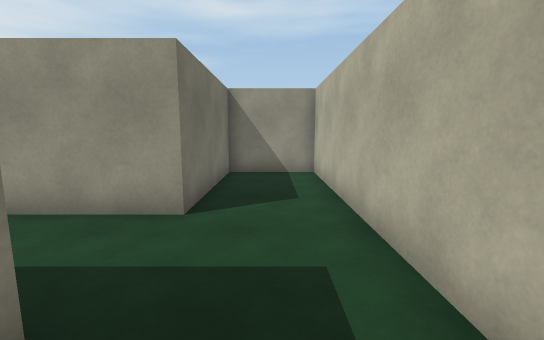
View 1 (above)

19 first-person views from a walk through a scene from a Unity 3-D project. The camera is 1.4 m above the floor, tilts 8° down and sees 90° across. The floor is counted in squares, 1 m on a side. Each view is taken from the middle of a square. On the plan, view 1 faces up. The plan holds only what a view shows up to about 13 squares ahead; the rest is blank. The player is left out.

View 2
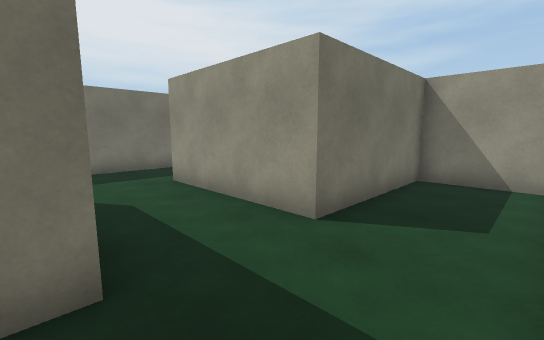

View 3
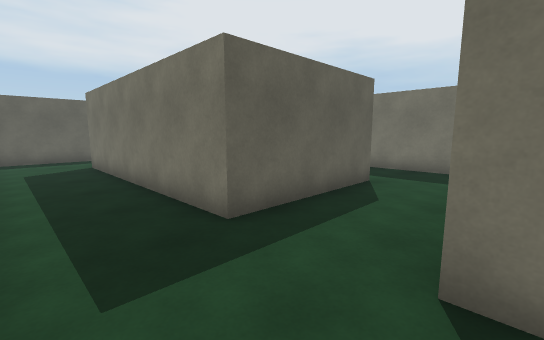

View 4
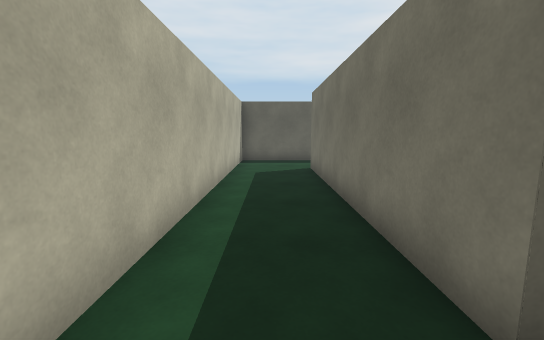

View 5
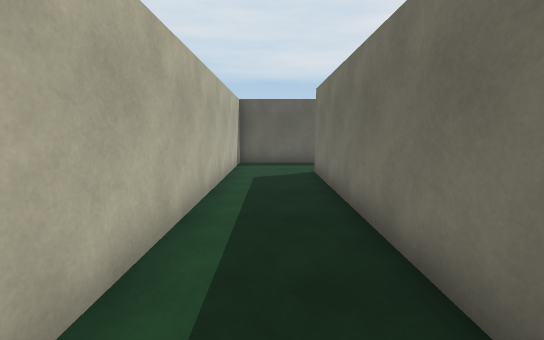

View 6
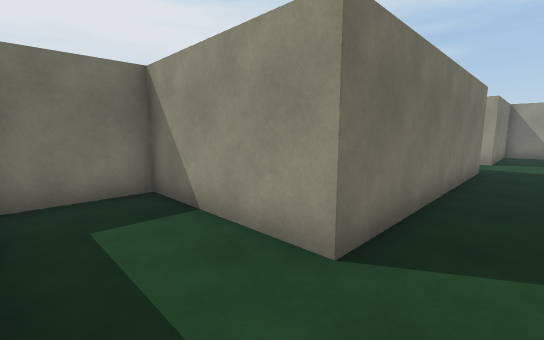

View 7
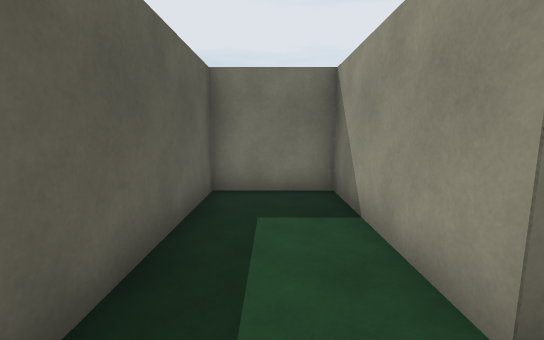

View 8
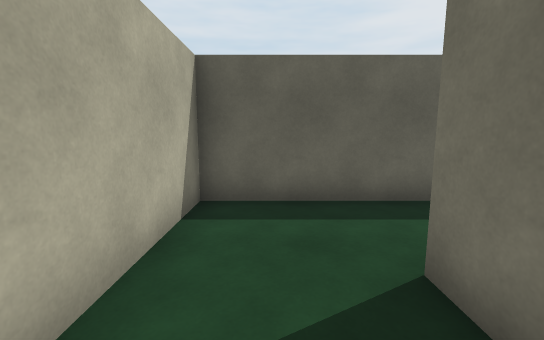

View 9
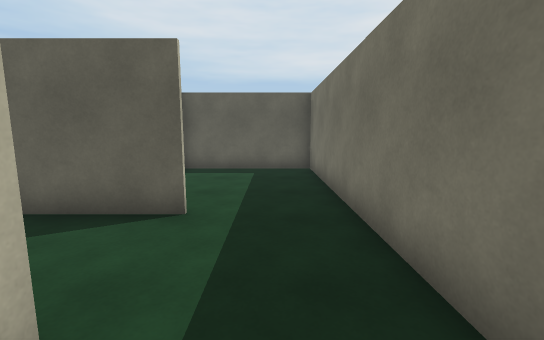

View 10
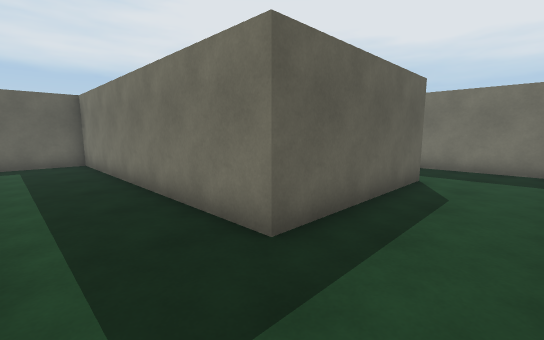

View 11
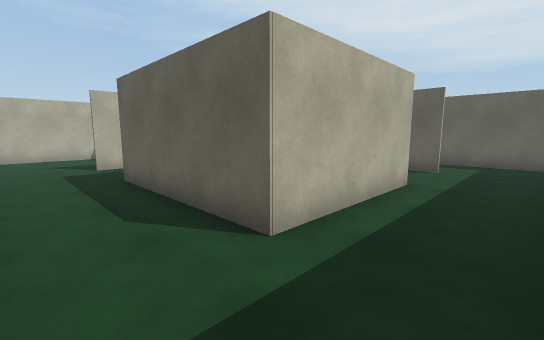

View 12
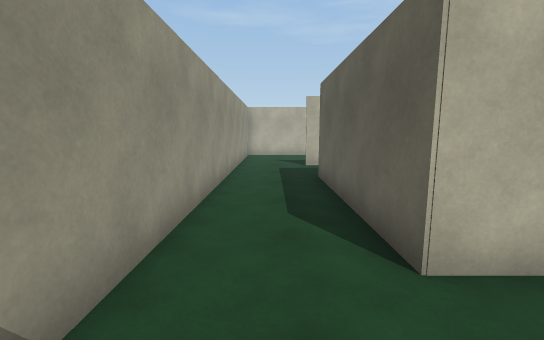

View 13
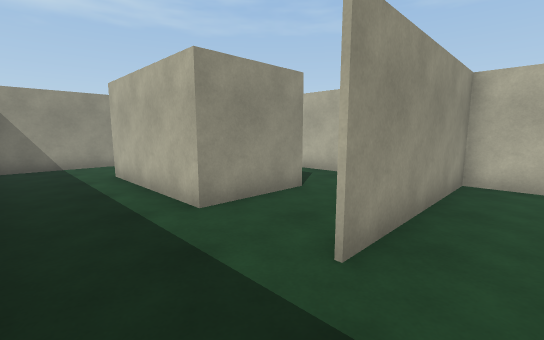

View 14
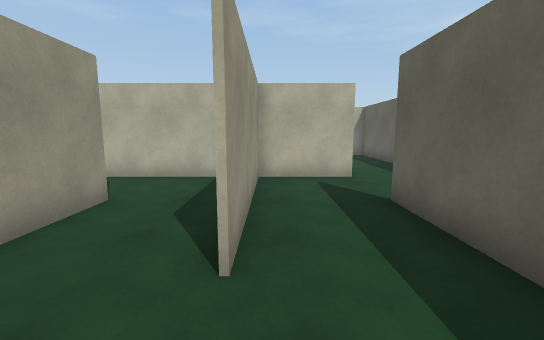

View 15
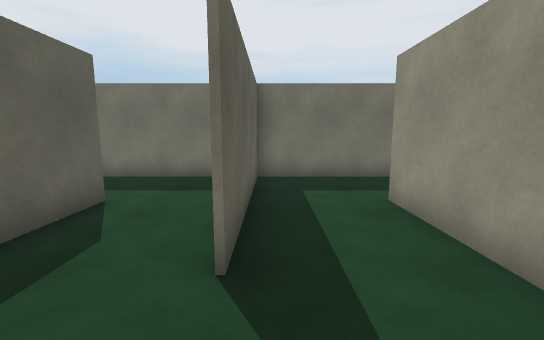

View 16
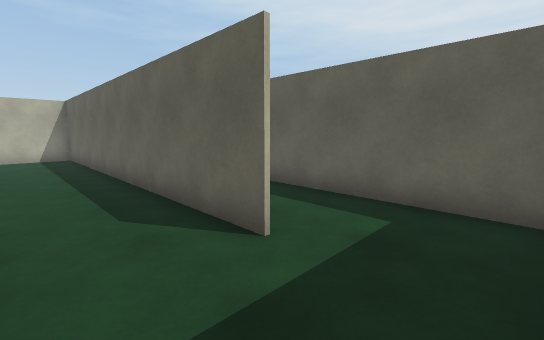

View 17
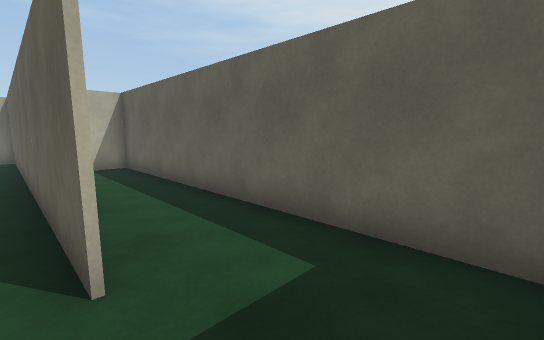

View 18
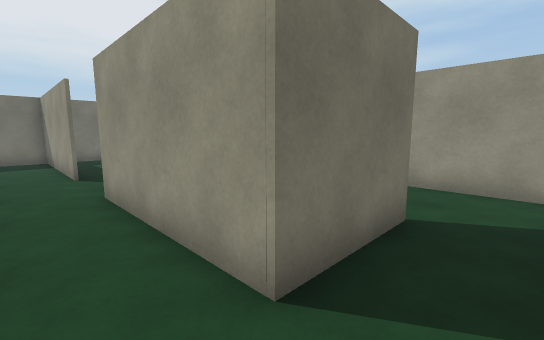

View 19
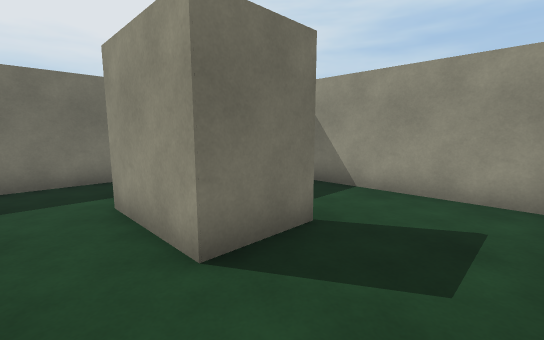

### Floor plan
Points are (right, up) in squares from view 1. A wall is a line through its corners. A room is listed if a view was taken in it or the views show most of it. See-through windows are left out.
Room 1 (views 1, 2, 3, 4, 5, 6, 7, 8, 9)
walls: (-6.6, 1.5) (-1.5, 1.5) (-1.5, -7.5) (-6.4, -7.5) (-6.4, -10.5); (-5.9, -10.4) (1.5, -10.4) (1.5, 9.4) (-1.5, 9.4) (-1.5, 4.5) (-6.6, 4.5) (-6.6, 6.6); (-9.5, 6.5) (-9.5, 0.5)
ways out: opening at (-7.5, 5.5) to room 2; opening at (-7.5, 1) to room 5
Room 2 (views 10, 11, 12, 13, 14, 15, 18)
walls: (-9.5, -1.6) (-15.6, -1.6); (-15.5, 1.4) (-15.5, 6.5) (-9.5, 6.5); (-4.5, -1.5) (-4.5, -4.5) (-9.6, -4.5) (-9.6, -1.1); (-15.5, -7.4) (-1.6, -7.4) (-1.6, -4.9); (-18.5, -4.5) (-12.5, -4.5) (-16.5, -4.5); (-18.5, 2.2) (-18.5, -4); (-2.9, 1.4) (-4.6, 1.4); (-5.1, 9.4) (-18.1, 9.4); (-1.6, 6.8) (-1.6, 9.1); (-18.5, 9.1) (-18.5, 5.6)
ways out: opening at (-7.5, 5.5) to room 1; opening at (-15.5, -5.5) to room 3; opening at (-16, 0) to room 4; opening at (-4, -0.5) to room 5
Room 3 (views 16, 17)
walls: (-16.5, -4.5) (-18.5, -4.5); (-18.1, -10.4) (-5.9, -10.4); (-18.5, -4) (-18.5, -9.4); (-6.6, -10.5) (-6.6, -9.2)
ways out: opening at (-15.5, -5.5) to room 2
Room 4 (view 19)
walls: (-12.5, 3.5) (-12.5, 1.4) (-15.5, 1.4); (-9.9, 6.4) (-14.8, 6.4); (-9.6, -1.1) (-9.6, 3.8); (-15.6, -1.5) (-14.5, -1.5)
ways out: opening at (-16, 0) to room 2
Room 5 (no view inside)
walls: (-9.5, 0.5) (-9.5, -4.5) (-4.6, -4.5); (-4.6, 1.4) (-5.5, 1.4)
ways out: opening at (-7.5, 1) to room 1; opening at (-4, -0.5) to room 2

Where each view was taken, in squares from view 1:
view 1: 0 up, 0 right, facing up
view 2: 1 up, 1 right, facing up-left
view 3: 5 up, 1 right, facing down-left
view 4: 3 up, 0 right, facing down
view 5: 2 up, 0 right, facing down
view 6: 10 down, 0 right, facing up-left
view 7: 9 down, 0 right, facing left
view 8: 5 down, 0 right, facing down
view 9: 6 up, 8 left, facing down
view 10: 9 up, 7 left, facing down-left
view 11: 9 up, 18 left, facing down-right
view 12: 8 up, 18 left, facing right
view 13: 3 down, 18 left, facing up-right
view 14: 2 down, 18 left, facing right
view 15: 4 down, 10 left, facing left
view 16: 5 down, 18 left, facing down-right
view 17: 7 down, 18 left, facing down-right
view 18: 6 down, 3 left, facing up-left
view 19: 0 up, 10 left, facing up-left
